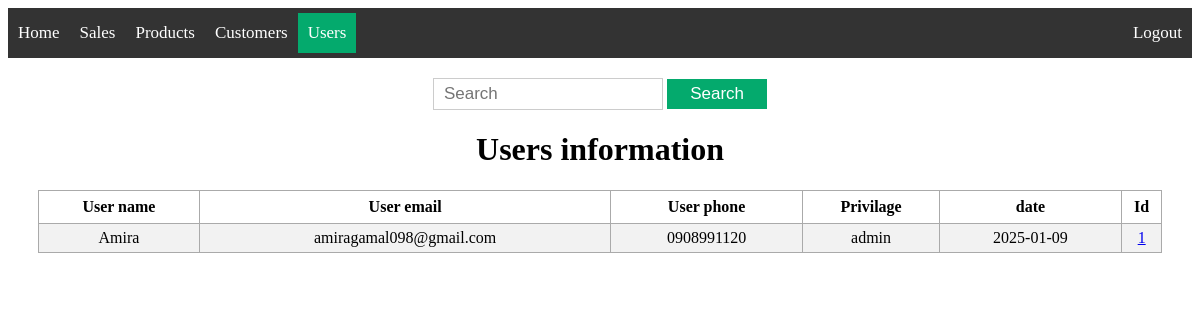
/users/search_user/ (signed in), run on an earlier commit of the app's database.
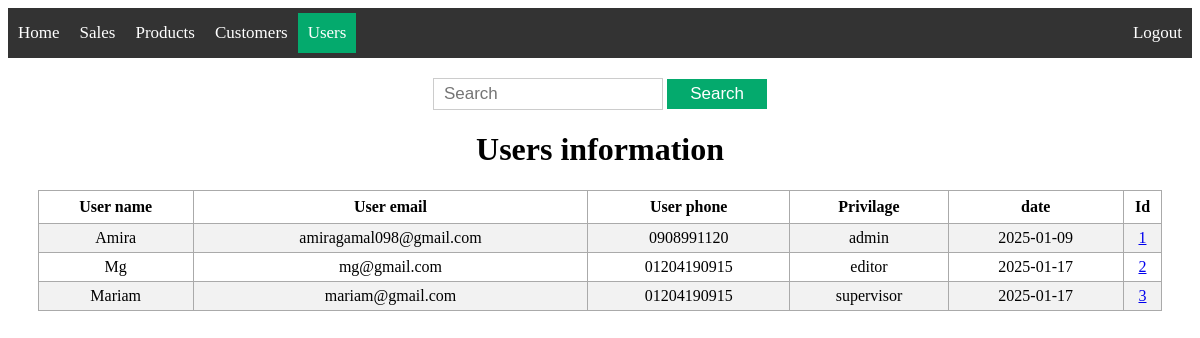
And on a later commit of the database.
### app/models/user.py (models this page shows, shortened)
class User(db.Model, UserMixin):
    __tablename__ = 'user'
    id = db.Column(db.Integer, primary_key=True)
    user_name = db.Column(db.String(200), nullable=False)
    user_email = db.Column(db.String(200), nullable=False)
    user_phone = db.Column(db.String(15))
    password = db.Column(db.String(128), nullable=False)
    active = db.Column(db.Boolean(), default=True)
    roles = db.relationship('Role', secondary='user_roles', backref='roled')
    date = db.Column(db.DateTime, default=datetime.now(pytz.UTC))
    fs_uniquifier = db.Column(db.String(90), nullable=False, unique=True,
                              default=generate_unique_value)

class Role(db.Model, RoleMixin):
    __tablename__ = 'role'
    id = db.Column(db.Integer, primary_key=True)
    name = db.Column(db.String(50), unique=True)

### app/users/routes.py (the view)
@bp.route('/search_user/', methods=['GET', 'POST'])
@roles_accepted('admin','supervisor')
def search_user():
    search = request.args.get('search', '')
    users = get_user(search)
    return render_template('users/search_user.html', users=users)

### app/models/user.py (called while the page is built)
def get_user(search):
    search_pattern = f"%{search}"
    RoleAlias = aliased(Role)
    results = User.query.filter(
        (User.id.like(search_pattern)) | (User.user_name.like(search_pattern))
        | (User.user_email.like(search_pattern)) | (User.user_phone.like(search_pattern))
        | (RoleAlias.name.like(search_pattern)) | (User.date.like(search_pattern))
    ).all()
    return results

### app/templates/users/search_user.html (shortened to what this page needs)
{% extends 'base.html' %}
{% block content %}
<div class="content">
    <div class='search'>
        <form action="{{ url_for('users.search_user', search='') }}" method="get">
            <input type='text' placeholder='Search' name='search' id='search'>
            <input type='submit' value="Search">
        </form>
    </div>
    <div class="view">
        <h1 style="text-align: center;">Users information</h1>
        {% if users|length < 1 %}
        <h4  style="text-align: center;"> Not found </h4>
        {% else %}
        <table>
            <tr>
                <th>User name</th>
                <th>User email</th>
                <th>User phone</th>
                <th>Privilage</th>
                <th>date</th>
                <th>Id</th>
            </tr>
            {% for user in users %}
                <tr>
                    <td>{{ user.user_name }}</td>
                    <td>{{ user.user_email }}</td>
                    <td>{{ user.user_phone }}</td>
                    <td>{{ user.roles[0].name }}</td>
                    <td>{{ user.date.date() }}</td>
                    <td><a href="/users/info_user/{{ user.id }}">{{ user.id }}</a></td>
                </tr>
            {% endfor %}
        </table>
        {% endif %}
    </div>
</div>
{% endblock %}

What changed in the data, as far as the page shows it:
added User: user_name "Mg", user_email "mg@gmail.com", user_phone "01204190915", name "editor", date "2025-01-17", id "2"
added User: user_name "Mariam", user_email "mariam@gmail.com", user_phone "01204190915", name "supervisor", date "2025-01-17", id "3"
